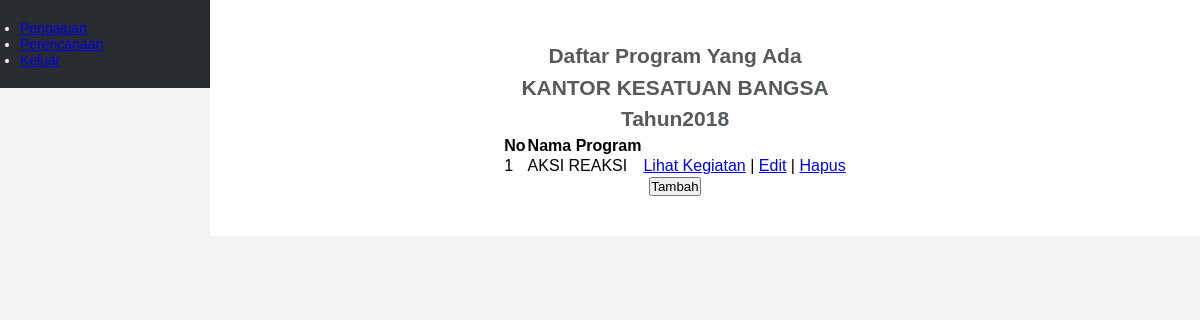
Screenshot of /pengurus/index.php?data=program/index&&kode=1 (signed in) with the database file from the repository.
### tables this page shows
CREATE TABLE `perencanaan_kebutuhan` (
  `id_perencanaan_kebutuhan` int(11) NOT NULL,
  `id_skpd` varchar(64) DEFAULT NULL,
  `tahun` year(4) DEFAULT NULL
);

CREATE TABLE `skpd` (
  `id_skpd` varchar(64) NOT NULL,
  `nama_skpd` varchar(64) DEFAULT NULL
);

CREATE TABLE `program_skpd` (
  `id_program` int(11) NOT NULL,
  `nama_program` varchar(64) DEFAULT NULL,
  `id_perencanaan_kebutuhan` int(11) DEFAULT NULL
);

### pengurus/program/index.php (the view, shortened to what this page needs)
<?php
	$kode = $_GET['kode'];
?>
<html>
	<head>
	</head>
	<body>
		<h2 align = "center">Daftar Program Yang Ada</h2>
		<?php
			$tampil = mysql_query("select perencanaan.id_perencanaan_kebutuhan, skpd.nama_skpd, perencanaan.tahun from perencanaan_kebutuhan perencanaan, skpd skpd where perencanaan.id_skpd=skpd.id_skpd and id_perencanaan_kebutuhan = $_GET[kode]");
			if ($data = mysql_fetch_array($tampil)){
		?>
		<h2 align = "center"><?php echo $data['nama_skpd'];?></h2>
		<h2 align = "center">Tahun<?php echo $data['tahun'];?></h2>
		<?php
			}
		?>
		<table align = "center" border = "0" cellpadding = "20">
			<tr>
				<th>No</th>
				<th>Nama Program</th>
			</tr>
			<?php
				$tampil = mysql_query(" SELECT * FROM program_skpd WHERE id_perencanaan_kebutuhan =  $_GET[kode] ");
				$no = 0;
				while ($data = mysql_fetch_array($tampil)){
				$no++;
			?>
			<tr>
				<td><?php echo $no; ?></td>
				<td><?php echo $data['nama_program']; ?></td>
				<td>
				<?php echo"<a href=?data=kegiatan/index&&kode=$data[id_program]&&kode2=$kode>Lihat Kegiatan</a>"; ?> |
				<?php echo"<a href=?data=program/edit&&kode=$data[id_program]&&kode2=$kode>Edit</a>"; ?> |
				<?php echo"<a href=\"?data=program/hapus&&kode=$data[id_program]&&kode2=$kode\" onClick=\"return confirm('Apakah Anda benar-benar akan menghapus data?')\">Hapus</a>"; ?>
				</td>
			</tr>
			<?php
				}
			?>
		</table>
		<h2 align=center>
			<a href="?data=program/input&&kode=<?php echo $kode?>"><button>Tambah</button></a>
		</h2>
	</body>
</html>

### pengurus/assets/css/styles.css (style rules this page uses)
* { margin:0; padding:0; }
html { background-color: #f3f3f3; }
body { font: normal 14px sans-serif; }

### rows the page displays
perencanaan_kebutuhan: id_skpd.nama_skpd "KANTOR KESATUAN BANGSA", tahun "2018"
program_skpd: nama_program "AKSI REAKSI"
